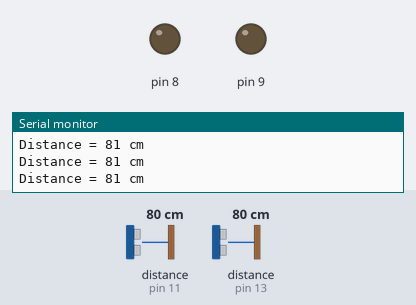
This sketch was run on a simulated Arduino Uno, built with avr-gcc and run on an emulated ATmega328P. Shown: output pins drawn as LEDs (lit = HIGH), the last lines printed to the serial monitor. The test bench sets the inputs (shaded band); at power-on: distance to the obstacle (sensors on pin 11, pin 13) 80 cm. The echo pulse lasts 58.3 µs per cm.

Above: at 1.2 s.
1.3 s: distance to the obstacle (sensor on pin 11) set to 11 cm
2.8 s: distance to the obstacle (sensor on pin 11) set to 8 cm
At 4.1 s:
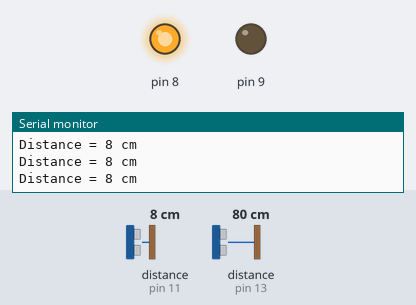
4.5 s: distance to the obstacle (sensor on pin 13) set to 11 cm
6.0 s: distance to the obstacle (sensor on pin 13) set to 8 cm
At 7.3 s:
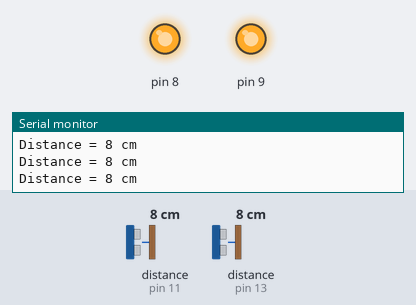
7.6 s: distance to the obstacle (sensor on pin 11) set to 18 cm
At 8.8 s:
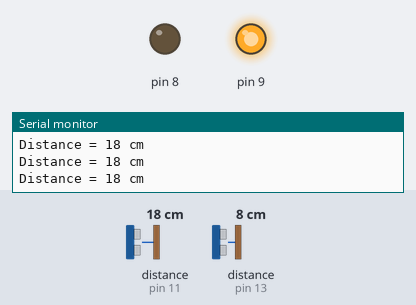
9.1 s: distance to the obstacle (sensor on pin 11) set to 2 cm
At 9.5 s:
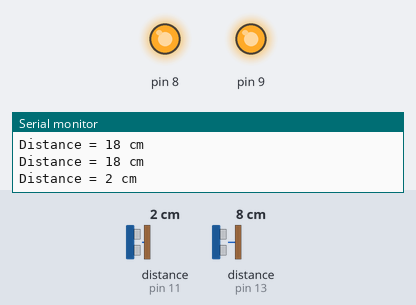
Timing chart, 0 to 11.6 s (numbered marks = the images above; inputs shaded):
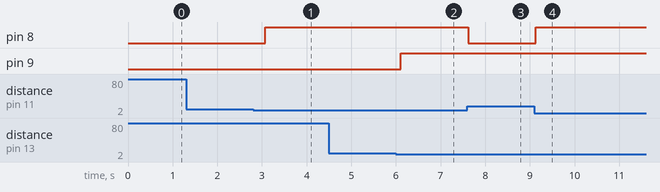

The sketch:

ultrasonic-precision-sensor-HY-SRF05.ino
```cpp
#include "NewPing.h"

#define FRONT_TRIGGER_PIN 10
#define FRONT_ECHO_PIN 11

#define BACK_TRIGGER_PIN 12
#define BACK_ECHO_PIN 13

#define MAX_DISTANCE 400

// NewPing setup of pins and maximum distance.
NewPing frontSonar(FRONT_TRIGGER_PIN, FRONT_ECHO_PIN, MAX_DISTANCE);
NewPing backSonar(BACK_TRIGGER_PIN, BACK_ECHO_PIN, MAX_DISTANCE);

void setup() {
  // put your setup code here, to run once:
  Serial.begin(9600);
  pinMode(8, OUTPUT);
  pinMode(9, OUTPUT);
}

void loop() {
  // put your main code here, to run repeatedly:
  Serial.print("Distance = ");
	Serial.print(frontSonar.ping_cm());
	Serial.println(" cm");

  if(frontSonar.ping_cm() < 10) {
    digitalWrite(8, HIGH);
  } else {
    digitalWrite(8, LOW);
  }

  if(backSonar.ping_cm() < 10) {
    digitalWrite(9, HIGH);
  } else {
    digitalWrite(9, LOW);
  }

	delay(500);
}
```

Measured:
- the behaviour switches between 10 and 9 cm on distance to the obstacle (sensor on pin 11) (found by bisection; images 0 and 1)
- the behaviour switches between 10 and 9 cm on distance to the obstacle (sensor on pin 13) (found by bisection; images 1 and 2)
- after the input at 2.8 s, pin 8: LOW → HIGH after 0.28 s
- after the input at 6.0 s, pin 9: LOW → HIGH after 0.11 s
- after the input at 7.6 s, pin 8: HIGH → LOW at once
- after the input at 9.1 s, pin 8: LOW → HIGH at once
